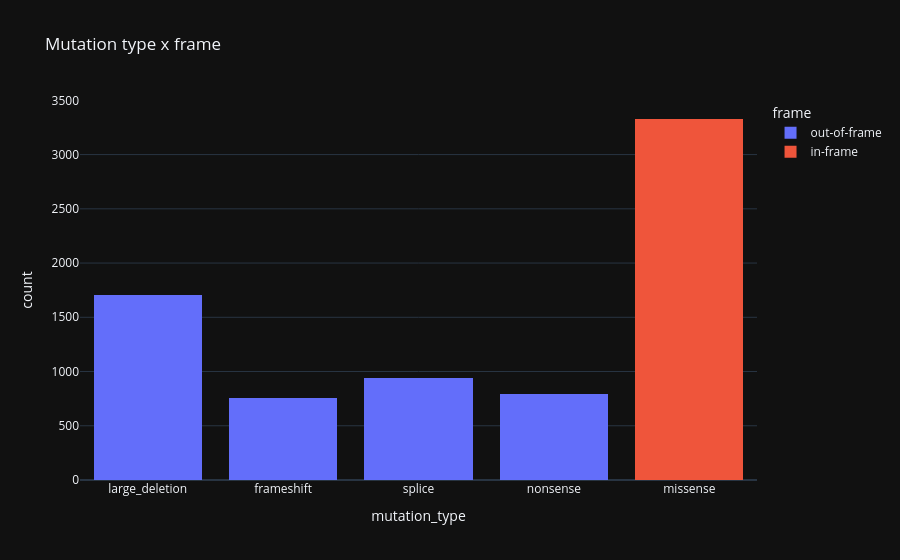

Notebook cell for this chart:
### Markdown cell above
## 6. 📊 mutation_type with frame

### Code cell
tmp = d[['mutation_type', 'frame']].dropna()
fig = px.histogram(tmp, x='mutation_type', color='frame', barmode='stack', title='Mutation type x frame')
fig.show()

### Figure 1 — Plotly figure (JSON) as saved in the notebook; plotly's stock layout.template omitted (floating-point values rounded to 4 significant figures; data arrays with more than 128 entries replaced by an {"elided": "..."} marker saying what was removed)
{"data": [{"bingroup": "x", "hovertemplate": "frame=out-of-frame<br>mutation_type=%{x}<br>count=%{y}<extra></extra>", "legendgroup": "out-of-frame", "marker": {"color": "#636efa", "pattern": {"shape": ""}}, "name": "out-of-frame", "orientation": "v", "showlegend": true, "x": {"elided": "4186 str values"}, "xaxis": "x", "yaxis": "y", "type": "histogram"}, {"bingroup": "x", "hovertemplate": "frame=in-frame<br>mutation_type=%{x}<br>count=%{y}<extra></extra>", "legendgroup": "in-frame", "marker": {"color": "#EF553B", "pattern": {"shape": ""}}, "name": "in-frame", "orientation": "v", "showlegend": true, "x": {"elided": "3328 str values"}, "xaxis": "x", "yaxis": "y", "type": "histogram"}], "layout": {"xaxis": {"anchor": "y", "domain": [0.0, 1.0], "title": {"text": "mutation_type"}}, "yaxis": {"anchor": "x", "domain": [0.0, 1.0], "title": {"text": "count"}}, "legend": {"title": {"text": "frame"}, "tracegroupgap": 0}, "title": {"text": "Mutation type x frame"}, "barmode": "stack"}}
